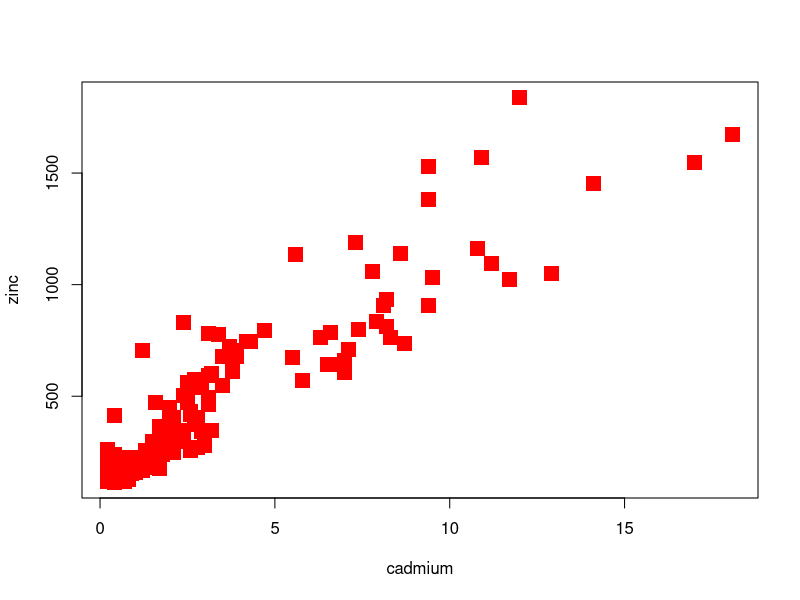
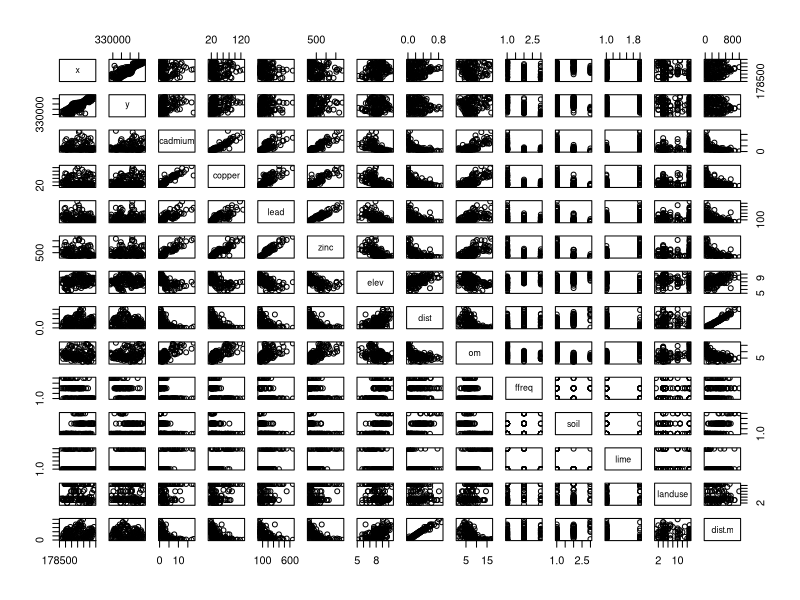
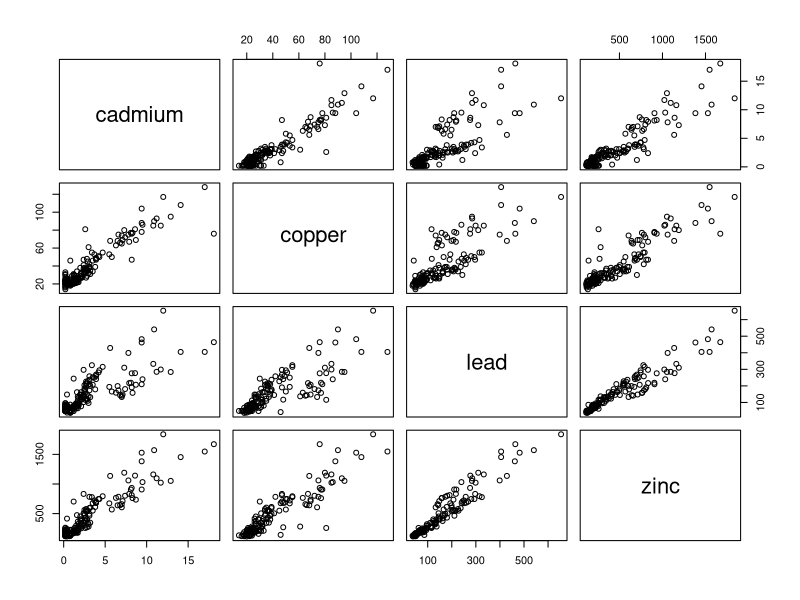
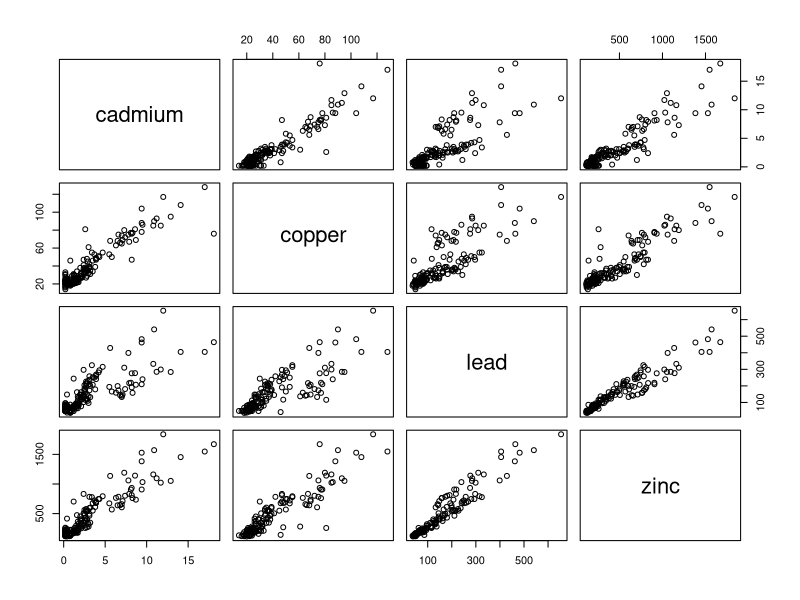
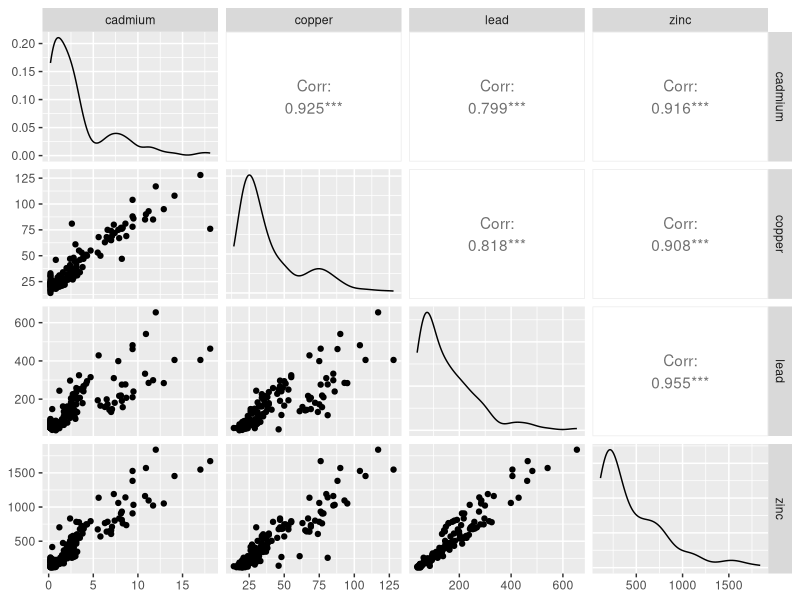

These charts were generated, in order, by the following R code:
install.packages("sp")
install.packages("GGally") # is used for the function ggpairs()

library(sp)
library(GGally)

data(meuse)

attach(meuse)
names(meuse)
head(meuse)
plot(cadmium,zinc,pch=15,col="red",cex=2)

#Exercise: make all the possible plots
#plot(x,cadmium)
#plot(x,zinc)
#plot...
#plot is not a good idea
pairs(meuse)

#in case you recive the error "the size is too large" reshape with the mouse the graph window

pairs(~ cadmium + copper + lead + zinc, data=meuse) 

pairs(meuse[,3:6])

#GGally package will prettify the graph
ggpairs(meuse[,3:6])
